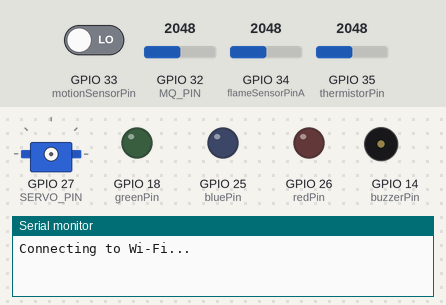
Simulated run of this sketch. Board: ESP32. On the bench: servo, output pins drawn as LEDs (lit = HIGH), buzzer (waves = sounding, pin HIGH), the last lines printed to the serial monitor. The test bench sets the inputs (shaded band); at power-on: GPIO 32 (MQ_PIN) = 2048, GPIO 33 (motionSensorPin) LOW, GPIO 34 (flameSensorPinA) = 2048, GPIO 35 (thermistorPin) = 2048. WiFi joins after 1.5 s; servers stay silent unless stated.

Above: at 0.1 s.
At 27.4 s:
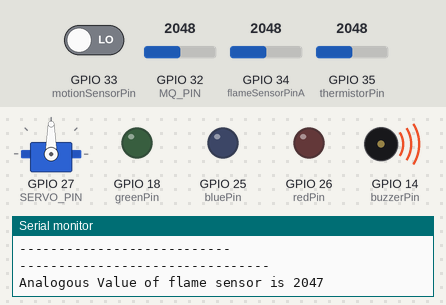
At 28.1 s:
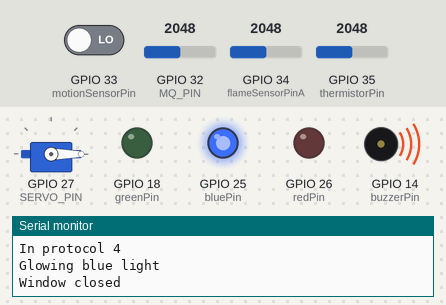
Timing chart, 0 to 29.6 s (numbered marks = the images above):
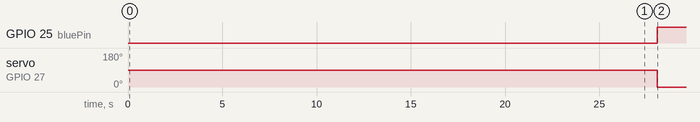

Measured:
- by itself, GPIO 25 (bluePin): LOW → HIGH at 28.1 s
- by itself, servo on GPIO 27 (SERVO_PIN): 90° → 0° at 28.1 s

The sketch:

blynk.ino
```cpp
#define BLYNK_TEMPLATE_ID "TMPL3CzbvOgXv"
#define BLYNK_TEMPLATE_NAME "ActionKamen"
#include "BlynkSimpleEsp32.h"
#define BLYNK_PRINT Serial
BlynkTimer timer;
#define BLYNK_AUTH_TOKEN "DzgIQJ3bkHR6t6mdX94CH4gorE_bqkwx"


#include<WiFi.h>
#include<ThingSpeak.h>


char auth[] = "DzgIQJ3bkHR6t6mdX94CH4gorE_bqkwx";
char ssid[]="somewifi";
char pass[]="password";


#include <ESP32Servo.h>
#define         MQ_PIN                       (32)
#define         RL_VALUE                     (5)
#define         RO_CLEAN_AIR_FACTOR          (9.83)

#define         CALIBARAION_SAMPLE_TIMES     (50)
#define         CALIBRATION_SAMPLE_INTERVAL  (500)
#define         READ_SAMPLE_INTERVAL         (50)
#define         READ_SAMPLE_TIMES            (5)

#define         GAS_LPG                      (0)
#define         GAS_CO                       (1)
#define         GAS_SMOKE                    (2)

float           LPGCurve[3]  =  {2.3,0.21,-0.47};

float           COCurve[3]  =  {2.3,0.72,-0.34};

float           SmokeCurve[3] ={2.3,0.53,-0.44};
float           Ro           =  10;

#define SERVO_PIN 27
Servo servo;
int angle=0;

const int flameSensorPinA = 34;
const int flameThreshold=2200;

const int motionSensorPin = 33;

const int buzzerPin = 14;

const int thermistorPin = 35;


//dont use pin 34 & 35
const int redPin = 26;
const int greenPin = 18;
const int bluePin = 25;


const float R0 = 10000.0;
const float x0 = 28.0;
const float beta = 3950.0;

float calculateTemperature(int rawADC) {
  float R = R0 * (1023.0 / rawADC - 1.0);
  float T = 1.0 / ((log(R / R0) / beta) + (1.0 / (x0 + 273.15)));
  T -= 273.15;
  return T;
}

#define channelID 2509163
const char mqttUserName[] = "KyAgJA0SICM9Kic3CAQRBTU";
const char clientID[] = "fire_detection";
const char mqttPass[] = "KYCVZVvImdqZT7pHxgXzBTJD";

String API_KEY = "KZ64TP1NA80W4SU2";

WiFiClient espClient;
const char* server = "mqtt3.thingspeak.com";
int status = WL_IDLE_STATUS;
long lastPublishMillis = 0;
int updateInterval = 15;

void connectWifi()
{
  Serial.print("Connecting to Wi-Fi...");
  int attempts = 0;
  while (WiFi.status() != WL_CONNECTED && attempts < 5) {
    WiFi.begin(ssid, pass);
    delay(2000);
    Serial.print(".");
    attempts++;
  }
  if (WiFi.status() == WL_CONNECTED) {
    Serial.println("Connected to Wi-Fi.");
  } else {
    Serial.println("Failed to connect to Wi-Fi. Please check your credentials or connection.");
  }
}

int i=0;

void setup() {
  Serial.begin(115200);
  connectWifi();
  ThingSpeak.begin(espClient);
  Blynk.begin(auth, ssid, pass);
  pinMode(flameSensorPinA, INPUT);

  pinMode(motionSensorPin,INPUT);

  Serial.print("Calibrating...\n");
  Ro = MQCalibration(MQ_PIN);
  Serial.print("Calibration is done...\n");

  Serial.print("Ro=");
  Serial.print(Ro);
  Serial.print("kohm");
  Serial.print("\n");

  pinMode(thermistorPin,INPUT);

  pinMode(buzzerPin, OUTPUT);
  digitalWrite(buzzerPin,HIGH);

  servo.attach(SERVO_PIN);

  pinMode(redPin, OUTPUT);
  pinMode(greenPin, OUTPUT);
  pinMode(bluePin, OUTPUT);

  // timer.setInterval(1000L, sendUptime);
}

// void sendUptime(){

//     Blynk.virtualWrite(V0, temperature);
//     Blynk.virtualWrite(V1, smoke);
//     Blynk.virtualWrite(V3, CO);
//     Blynk.virtualWrite(V4, LPG);

// }


void loop()
{
  Blynk.run();
  timer.run();
   i=i+1;
  int flameSensorValueA = 4095-analogRead(flameSensorPinA);
  Serial.println("--------------------------- --------------------------------");
  Serial.println("");

  Serial.print("Analogous Value of flame sensor is ");
  Serial.println(flameSensorValueA);
  Serial.println("");

  int smoke=MQGetGasPercentage(MQRead(MQ_PIN)/Ro,GAS_SMOKE);
  Blynk.virtualWrite(V1, smoke);

  int CO=MQGetGasPercentage(MQRead(MQ_PIN)/Ro,GAS_CO) ;
  Blynk.virtualWrite(V3, CO);

  int LPG=MQGetGasPercentage(MQRead(MQ_PIN)/Ro,GAS_LPG);
  Blynk.virtualWrite(V4, LPG);

  Serial.print("LPG:");
   Serial.print(LPG);
   Serial.print( "ppm    " );
   Serial.print("CO:");
   Serial.print(CO);
   Serial.print( "ppm    " );
   Serial.print("SMOKE:");
   Serial.print(smoke);
   Serial.println( "ppm     " );
   Serial.println("");

  float rawADC = analogRead(thermistorPin);
  float temperature = calculateTemperature(rawADC);
  Serial.print("Temperature: ");
  Serial.print(temperature);
  Blynk.virtualWrite(V0, temperature);
  Serial.println(" °C ,");
  Serial.println("");


  int motionSensorValue = digitalRead(motionSensorPin);

  if(( flameSensorValueA>flameThreshold))  //flame and smoke
  {
    if(motionSensorValue == HIGH)   // flame,smoke and a person inside
    {
      Serial.println("Motion Detected");
      protocol1();
    }
    else                            // flame,smoke but no one inside
    {
      Serial.println("No Motion Detected");
      protocol2();
    }
  }

  else if(CO>35)   // to indicate toxic levels of carbon monoxide
  {
    protocol3();
  }

  else                                        // no flame or smoke,normal conditions
  {
    protocol4();
  }
   if(i==4)
   {
    if(smoke<100000 || CO<100000 || LPG<100000 || temperature>0 )
    {
  updateThingSpeak(temperature,flameSensorValueA,smoke,CO,LPG,motionSensorValue);
   i=0;
    }
  }
  delay(3000);

}

void protocol1()
{
  Serial.println("In protocol 1");
  // sprinkleWater(1);
  triggerBuzzer(1);
  // personStuck(1);
  controlLED(2);
  // runFan(0);
  window(1);
}

void protocol2()
{

  Serial.println("In protocol 2");
  // sprinkleWater(1);
  triggerBuzzer(1);
  // personStuck(0);
  controlLED(2);
  // runFan(0);
  window(1);
}

void protocol3()
{
    Serial.println("In protocol 3");

  // sprinkleWater(0);
   triggerBuzzer(0);
  // personStuck(0);
  controlLED(1);
  // runFan(1);
  window(1);
}

void protocol4()
{
    Serial.println("In protocol 4");

  // sprinkleWater(0);
   triggerBuzzer(0);
  // personStuck(0);
  controlLED(0);
  // runFan(0);
  window(0);
}


void triggerBuzzer(int value) {
  if(value==1)
  {
  digitalWrite(buzzerPin, LOW);
  Serial.println("Alarm triggered!");
  delay(250);
  digitalWrite(buzzerPin, HIGH);
  delay(250);
  }
  else
  {
    digitalWrite(buzzerPin,HIGH);
  }
}

//  void runFan(int value)
// {
//   if(value==1){
//    digitalWrite(fanPin, HIGH);
//     Serial.println("Turned on Fan");
//   }
//   else{
//     digitalWrite(fanPin, LOW);
//   }
// }

//  void sprinkleWater(int value)
// {
//   if(value==1){
//    digitalWrite(waterPin, HIGH);
//     Serial.println("Sprinkling Water");
//   }
//   else{
//      digitalWrite(waterPin, LOW);
//   }
// }

//  void personStuck(int value)
// {
//   if(value==1){
//    digitalWrite(rescuePin,HIGH);
//     Serial.println("Help! SOS Signal");
//   }
//   else{
//     digitalWrite(rescuePin,LOW);
//   }
// }

void window(int value)
{
  if(value==1)
  {
    angle=90;
    servo.write(angle);
    Serial.println("Opening window");
  }
  else
  {
    angle=0;
    servo.write(angle);
    Serial.println("Window closed");
  }
}
void updateThingSpeak(int temperature,int flame_value,int smoke_level,int CO_level,int lpg_level,int motion_sensor_value) {

  ThingSpeak.setField(1, temperature);
  ThingSpeak.setField(2, flame_value);
  ThingSpeak.setField(3, smoke_level);
  ThingSpeak.setField(4, CO_level);
  ThingSpeak.setField(5, lpg_level);
  ThingSpeak.setField(6, motion_sensor_value);


  int response = ThingSpeak.writeFields(channelID, API_KEY.c_str());

  if (response == 200) {
    Serial.println("Data sent to ThingSpeak successfully!");
  } else {
    Serial.print("Error sending data to ThingSpeak. HTTP error code: ");
    Serial.println(response);
  }
}


  void controlLED(int value) {
  switch (value) {
    case 0: // Blue light
      digitalWrite(redPin, LOW);
      digitalWrite(greenPin,LOW);
      digitalWrite(bluePin, HIGH);
      Serial.println("Glowing blue light");
      break;
    case 1: // Green light
      digitalWrite(redPin, LOW);
      digitalWrite(greenPin, HIGH);
      digitalWrite(bluePin, LOW);
      Serial.println("Glowing green light");
      break;
    case 2: // Red light
      digitalWrite(redPin, HIGH);
      digitalWrite(greenPin, LOW);
      digitalWrite(bluePin, LOW);
      Serial.println("Glowing red light");
      break;
    default: // Turn off all LEDs for unknown value
      digitalWrite(redPin, LOW);
      digitalWrite(greenPin, LOW);
      digitalWrite(bluePin, LOW);
      Serial.println("Glowing no light");
      break;
  }
}

float MQResistanceCalculation(int raw_adc)
{
  return ( ((float)RL_VALUE*(1023-raw_adc)/raw_adc));
}


float MQCalibration(int mq_pin)
{
  int i;
  float val=0;

  for (i=0;i<CALIBARAION_SAMPLE_TIMES;i++) {
    val += MQResistanceCalculation(analogRead(mq_pin));
    delay(CALIBRATION_SAMPLE_INTERVAL);
  }
  val = val/CALIBARAION_SAMPLE_TIMES;

  val = val/RO_CLEAN_AIR_FACTOR;

  return val;
}

float MQRead(int mq_pin)
{
  int i;
  float rs=0;

  for (i=0;i<READ_SAMPLE_TIMES;i++) {
    rs += MQResistanceCalculation(analogRead(mq_pin));
    delay(READ_SAMPLE_INTERVAL);
  }

  rs = rs/READ_SAMPLE_TIMES;

  return rs;
}

int MQGetGasPercentage(float rs_ro_ratio, int gas_id)
{
  if ( gas_id == GAS_LPG ) {
     return MQGetPercentage(rs_ro_ratio,LPGCurve);
  } else if ( gas_id == GAS_CO ) {
     return MQGetPercentage(rs_ro_ratio,COCurve);
  } else if ( gas_id == GAS_SMOKE ) {
     return MQGetPercentage(rs_ro_ratio,SmokeCurve);
  }

  return 0;
}

int  MQGetPercentage(float rs_ro_ratio, float *pcurve)
{
  return (pow(10,( ((log(rs_ro_ratio)-pcurve[1])/pcurve[2]) + pcurve[0])));
}
```
